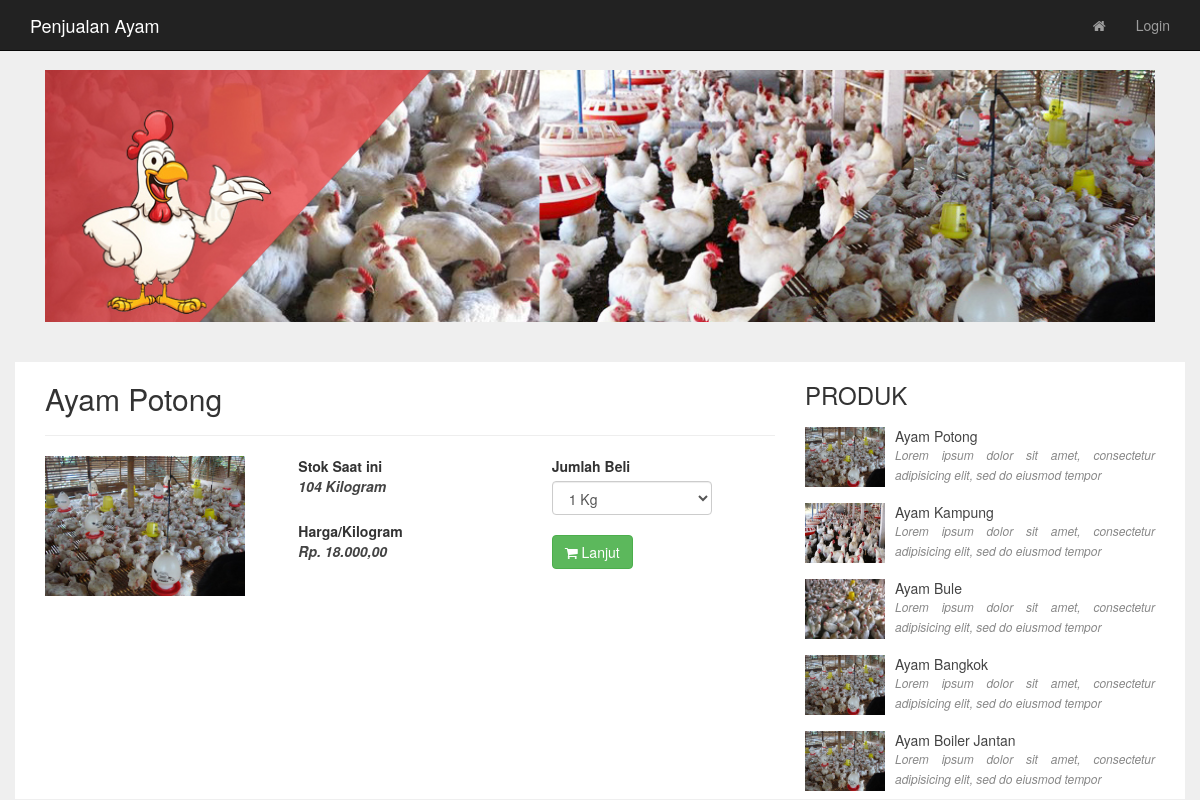
Screenshot of /index/pesan?id=1 with the database file from the repository.
### tables this page shows
CREATE TABLE IF NOT EXISTS `barang` (
  `id_barang` int(100) NOT NULL AUTO_INCREMENT,
  `nama_barang` varchar(500) NOT NULL,
  `deskripsi_barang` text NOT NULL,
  `stok_barang` int(50) NOT NULL,
  `harga_barang` int(100) NOT NULL,
  `thumbnail` varchar(400) NOT NULL,
  PRIMARY KEY (`id_barang`)
);

### controllers/Index.php (called while the page is built, shortened)
<?php
class Index extends Controller {
	function actionPesan($id){
		$model = new Barang_Model();
		$model->find()->execute();
		$model2 = new Barang_Model();
		$model2->find()->where(["id_barang"=>$id])->one();
		$this->view->title = $model2->nama_barang;
		return $this->view->render("formpesan",1,["model"=>$model,"model2"=>$model2]);
	}
}

### index.php (called while the page is built, shortened)
<?php
spl_autoload_register( function( $class_name ) {
	$file = $class_name .'.php';
	$file = str_replace("\\", "/", $file);
});
new libs\Bootloader();

### libs/Model.php (called while the page is built, shortened)
<?php
class Model
{
	public $tbl = "";
	public $sql = "";
	function __construct(){
		$this->db = new Database();
		$this->tbl = isset(static::$table) ? static::$table : "";
	}
	function query($query,$type=false){
		$q = $this->db->query($query);
		return $q;
	}
	function find(){
		$this->sql = "select * from ".$this->tbl." ";
		return $this;
	}
	function where($clause){
		$where = "where ";
		foreach($clause as $key => $value){
			$where .= $key."='".$value."'";
		}
		$this->sql .= $where;
		return $this;
	}
	function execute(){
		$this->query($this->sql);
		return $this;
	}
}

### views/index/formpesan.php (the view, shortened to what this page needs)
<div class="container konten">
	<div class="col-md-8" align="justify">
		<h2><?php echo $model2->nama_barang;?></h2>
		<hr />
		<div class="row">
		<div class="col-md-4">
			<?php
			if($model2->thumbnail==""){
			?>
				<div style="width:200px; height:140px; background: #aaa"></div>
			<?php }else{ ?>
				<img src="<?php echo URL;?>/vendor/images/upload/<?php echo $model2->thumbnail;?>" width="200" height="140">
			<?php } ?>
		</div>
		<div class="col-md-4">
			<label>Stok Saat ini <br /><i style="color:#444"><?php echo $model2->stok_barang;?> Kilogram</i></label><br /><br />
			<label>Harga/Kilogram <br /><i style="color:#444">Rp. <?php echo number_format($model2->harga_barang,2,",",".");?></i></label>
		</div>
		<div class="col-md-3">
		<?php
			echo Html::formbegin(["method"=>"post"]);
			?>
			<label>Jumlah Beli</label><br />
			<select class="form-control" name="jumlah_beli">
				<?php for($i=1;$i<=$model2->stok_barang;$i++){?>
				<option value="<?php echo $i;?>"><?php echo $i;?> Kg</option>
				<?php } ?>
			</select><br />
			<?php
			echo Html::button(["label"=>"<i class='fa fa-shopping-cart'></i> Lanjut","class"=>"btn btn-success"]);
			echo Html::formend();
		?>
		</div>
		</div>
		<br />
		<br />
		<br />
		<br />
		<br />
		<br />
	</div>
	<?php include 'sideBar.php';?>
</div>

### views/index/sideBar.php
<div class="col-md-4">
	<h3 style="">PRODUK</h3>
	<?php
	foreach ($model->data as $barang) {
	?>
	<a href="<?php echo URL;?>/index/view?id=<?php echo $barang->id_barang;?>" style="color:#444;text-decoration: none">
	<div style="padding-top: 8px; padding-bottom:8px;">
	<table>
		<tr>
			<td width="90" valign="top">
			<?php
				if($barang->thumbnail!=""){
			?>
				<img src="<?php echo URL;?>/vendor/images/upload/<?php echo $barang->thumbnail;?>" width="80" height="60">
			<?php }else{ ?>
				<div style="width:80px;height: 60px; background: #eee"></div>
			<?php } ?>
			</td>
			<td align="justify">
				 <h5 style="padding:0; margin: 0;"><?php echo $barang->nama_barang;?></h5>
				 <i style="color:#888; font-size: 12px;"><?php echo substr($barang->deskripsi_barang, 0,80);?></i>
			</td>
		</tr>
	</table>
	</div>
	</a>
	<?php
	}
	?>
</div>

### views/layouts/header.php (style rules this page uses)
body, html { height: 100%; background: #efefef; background-position: center; background-repeat: no-repeat; background-size: cover; }

### rows the page displays
barang: nama_barang "Ayam Potong", thumbnail (picture), stok_barang "104", harga_barang "18.000,00", deskripsi_barang "Lorem ipsum dolor sit amet, consectetur adipisicing elit, sed do eiusmod tempor"
barang: thumbnail (picture), nama_barang "Ayam Kampung", deskripsi_barang "Lorem ipsum dolor sit amet, consectetur adipisicing elit, sed do eiusmod tempor"
barang: thumbnail (picture), nama_barang "Ayam Bule", deskripsi_barang "Lorem ipsum dolor sit amet, consectetur adipisicing elit, sed do eiusmod tempor"
barang: thumbnail (picture), nama_barang "Ayam Bangkok", deskripsi_barang "Lorem ipsum dolor sit amet, consectetur adipisicing elit, sed do eiusmod tempor"
barang: thumbnail (picture), nama_barang "Ayam Boiler Jantan", deskripsi_barang "Lorem ipsum dolor sit amet, consectetur adipisicing elit, sed do eiusmod tempor"

### other values shown
SITENAME "Penjualan Ayam"
$label "Lanjut"
form field jumlah_beli "1 Kg"
